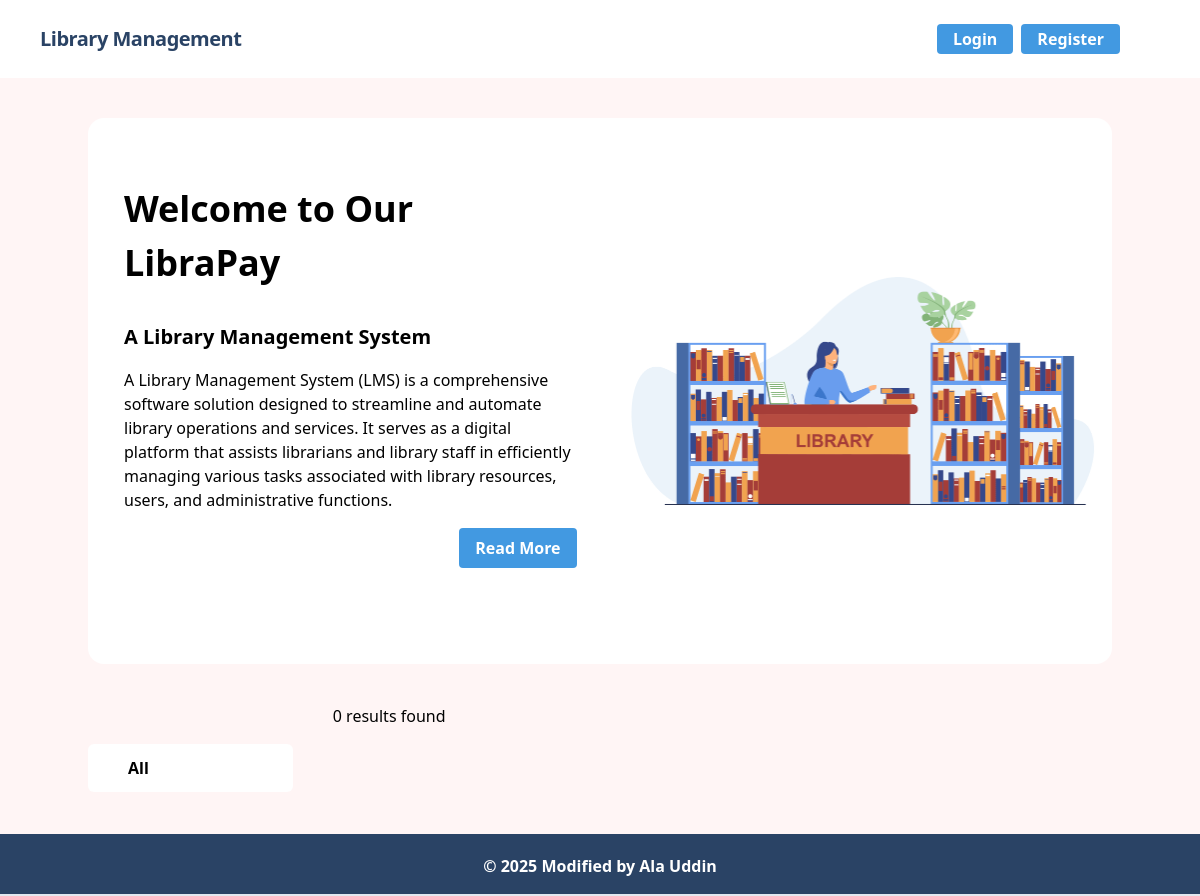
Before: / with the older database file.
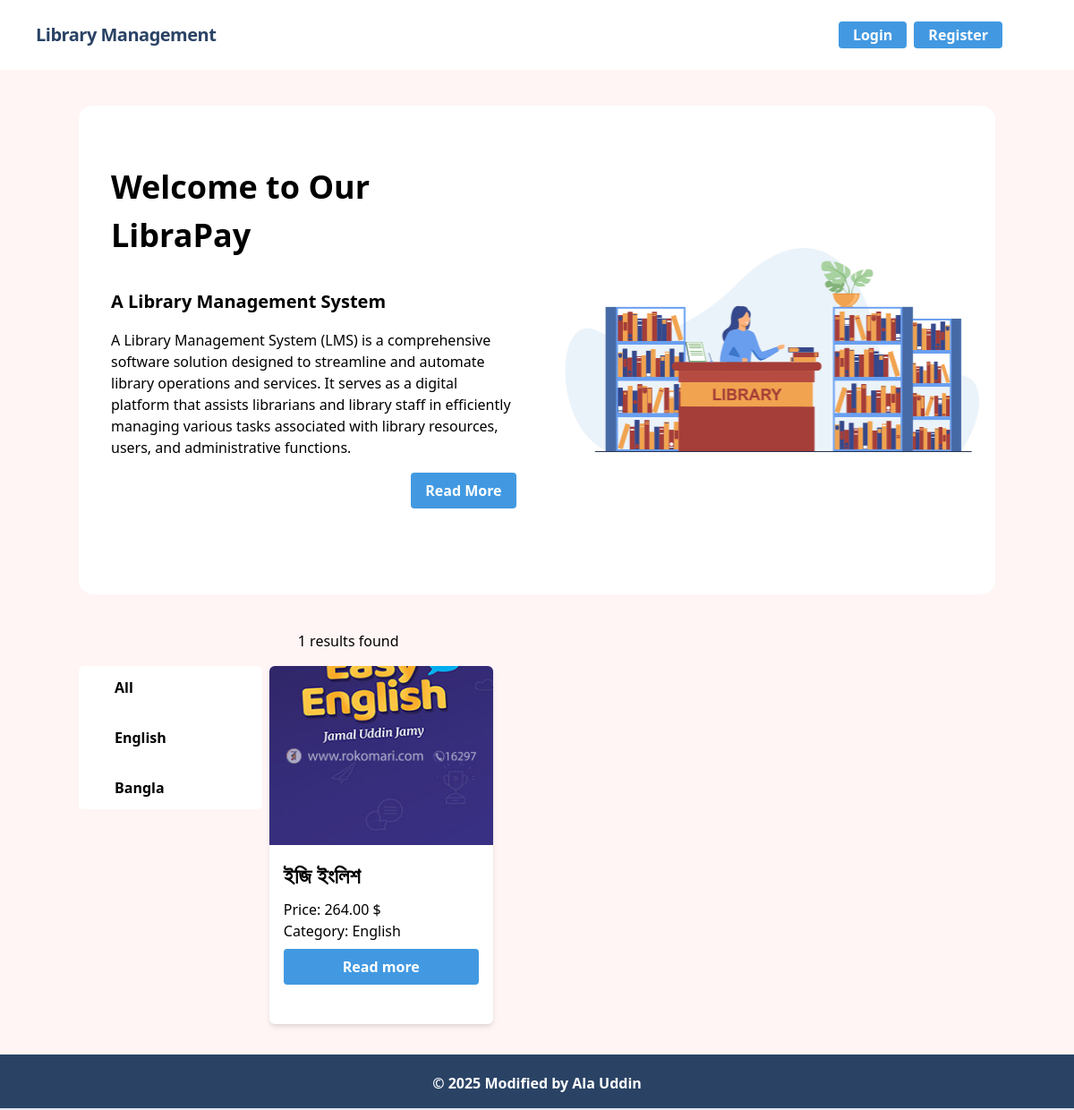
After: the same page with the newer database file.
### category/models.py (models this page shows)
class Category(models.Model):
    name = models.CharField(max_length=100)
    slug = models.SlugField(max_length=100, null=True, blank=True, unique=True)
    def __str__(self):
        return self.name

### book/models.py (models this page shows, shortened)
class Book(models.Model):
    title = models.CharField(max_length=100)
    description = models.TextField()
    image = models.ImageField(upload_to='media/')
    price = models.DecimalField(max_digits=10, decimal_places=2)
    category = models.ForeignKey(Category, on_delete=models.CASCADE)

### core/views.py (the view)
# urls.py: path('', HomeView.as_view(), name='home'),
class HomeView(TemplateView):
    template_name = 'index.html'
    def get_context_data(self, **kwargs):
        context = super().get_context_data(**kwargs)
        books = Book.objects.all()
        category_slug = self.kwargs.get('category_slug')
        if category_slug:
            category = get_object_or_404(Category, slug=category_slug)
            books = Book.objects.filter(category=category)
        categories = Category.objects.all()
        context['categories'] = categories
        context['books'] = books
        return context

### core/templates/index.html (shortened to what this page needs)
{% extends 'base.html' %}
{% block content %}
{% load static %}
<div class="container mx-auto flex flex-col md:flex-row items-center my-5 md:my-10 bg-white rounded-2xl">
    <div class="flex flex-col w-full lg:w-1/2 justify-center items-start pt-12 pb-24 px-6  bg-opacity-70 mx-3">
        <h1 class="font-bold text-4xl my-4">Welcome to Our LibraPay</h1>
        <h5 class="font-bold text-xl my-4">A Library Management System</h5>
        <p class="leading-normal mb-4">
            A Library Management System (LMS) is a comprehensive software solution designed to streamline and automate library operations and services. It serves as a digital platform that assists librarians and library staff in efficiently managing various tasks associated with library resources, users, and administrative functions.
        </p>
        <div class="flex justify-end w-full">
            <a href="{% url 'home' %}" class="bg-blue-500 hover:bg-blue-700 text-white font-bold py-2 px-4 rounded focus:outline-none focus:shadow-outline">Read More</a>
        </div>
    </div>
    <div class="w-full lg:w-1/2 lg:py-6 text-center ">
        <img class ="rounded-2xl" src ="{% static './img/home.png' %}"/>
    </div>
</div>
<div class="flex flex-wrap">
    <div class="w-full md:w-1/4 lg:w-1/5 xl:w-1/6 mb-4">
        <div class="bg-white mt-10 rounded-md">
            <div class="m-2">
                <a href="/" class="hover:bg-blue-700 hover:text-white block px-8 py-3 font-semibold rounded dark:bg-gray-100 dark:text-gray-800">All</a>
            </div>
            {% for category in categories %}
            <div class="m-2">
                <a href="{% url 'category_wise_post' category.slug %}" class="hover:bg-blue-700 hover:text-white block px-8 py-3 font-semibold rounded dark:bg-gray-100 dark:text-gray-800">{{ category.name }}</a>
            </div>
            {% endfor %}
        </div>
    </div>
    <div class="relative w-full md:w-3/4 lg:w-4/5 xl:w-5/6">
        <h4 class="mb-4 mx-10">{{ books | length }} results found</h4>
        <div class="flex flex-wrap">
            {% for book in books %}
            <div class="w-full sm:w-1/2 md:w-1/2 lg:w-1/3 xl:w-1/4 mb-4 px-2">
                <div class="bg-white rounded-md shadow-md dark:bg-gray-900 dark:text-gray-100" style="width: 250px; height: 400px;">
                    <img src="{{ book.image.url }}" alt="{{ book.image.url }}" class="object-cover object-center w-full h-56 rounded-t-md dark:bg-gray-500" style="width: 100%; height: 200px;">
                    <div class="p-4">
                        <h2 class="text-xl lg:text-2xl font-semibold mb-2">{{ book.title|truncatewords:3 }}</h2>
                        <p class="dark:text-gray-100">Price: {{ book.price }} $</p>
                        <p class="dark:text-gray-100">Category: {{ book.category }}</p>
                        <a href="{% url 'details_post' book.id %}" class="flex items-center justify-center w-full p-3 font-semibold tracki bg-blue-500 hover:bg-blue-700 text-white font-bold py-2 px-4 mt-2 rounded">Read more</a>
                    </div>
                </div>
            </div>
            {% endfor %}
        </div>
    </div>
</div>
{% endblock %}

### core/templates/base.html (shortened to what this page needs)
{% load static %}
<!DOCTYPE html>
<html lang="en">
    <head>
        <link href="https://unpkg.com/tailwindcss@^1.0/dist/tailwind.min.css" rel="stylesheet">
    </head>
    <body class="bg-red-100">
        {% include 'navbar.html' %}
        {% block body %}
            <div class="lg:container lg:mx-auto mb-20" id="main">
                {% block content %}
                {% endblock %}
            </div>
            {% include 'footer.html' %}
        {% endblock %}
    </body>
</html>

### core/templates/navbar.html (shortened to what this page needs)
<nav class="flex items-center justify-between flex-wrap bg-white p-6 px-10">
    <div class="flex items-center flex-shrink-0 text-white mr-6">
        <span class="font-semibold text-xl tracking-tight text-blue-900"><a href="/">Library Management</a></span>
    </div>
    <div class="w-full block flex-grow lg:flex lg:items-center lg:w-auto px-10">
        {% if request.user.is_authenticated %}
            <div class="text-md lg:flex-grow">
                {% comment %} <a href="{% url 'deposit' %}" class="block mt-4 lg:inline-block lg:mt-0 text-blue-900 hover:text-blue-700-900 hover:font-black mr-4">
                    Deposit
                </a> {% endcomment %}
            </div>
            <div class="flex w-auto">
                <div class="text-blue-900 my-auto font-black px-5">Welcome, {{ request.user.first_name }} (balance : {{request.user.account.balance}}) </div>
                <a href="{% url 'profile' %}" class="bg-blue-500 hover:bg-blue-700 text-white font-bold py-1 mx-2 px-4 rounded focus:outline-none focus:shadow-outline">Profile</a>
                <a href="{% url 'logout' %}" class="bg-blue-500 hover:bg-blue-700 text-white font-bold py-1 px-4 rounded focus:outline-none focus:shadow-outline">Logout</a>
            </div>
        {% else %}
            <div>
                <a href="{% url 'login' %}" class="bg-blue-500 hover:bg-blue-700 text-white font-bold py-1 mx-2 px-4 rounded focus:outline-none focus:shadow-outline">Login</a>
            </div>
            <div>
                <a href="{% url 'register' %}" class="bg-blue-500 hover:bg-blue-700 text-white font-bold py-1 px-4 rounded focus:outline-none focus:shadow-outline">Register</a>
            </div>
        {% endif %}
    </div>
</nav>

### core/templates/footer.html
<footer class="footer bg-blue-900 text-white relative border-b-2 mt-30">
    <div class="container mx-auto px-6">
        <div class="mt-5 flex flex-col items-center">
            <div class="sm:w-2/3 text-center py-0 pb-2">
                <p class="text-md text-white font-bold mb-2">
                    © {% now "Y" %} Modified by Ala Uddin
                </p>
            </div>
        </div>
    </div>
</footer>

### core/templates/base.html (style rules this page uses)
footer { position: fixed !important; bottom: 0 !important; width: 100%; }

Changed rows visible on the page:
added Category: name "English"
added Category: name "Bangla"
added Book: image (picture), title "ইজি ইংলিশ", price "264.00", category "English"
Other visible differences:
{{ books | length }}: "0" → "1"
